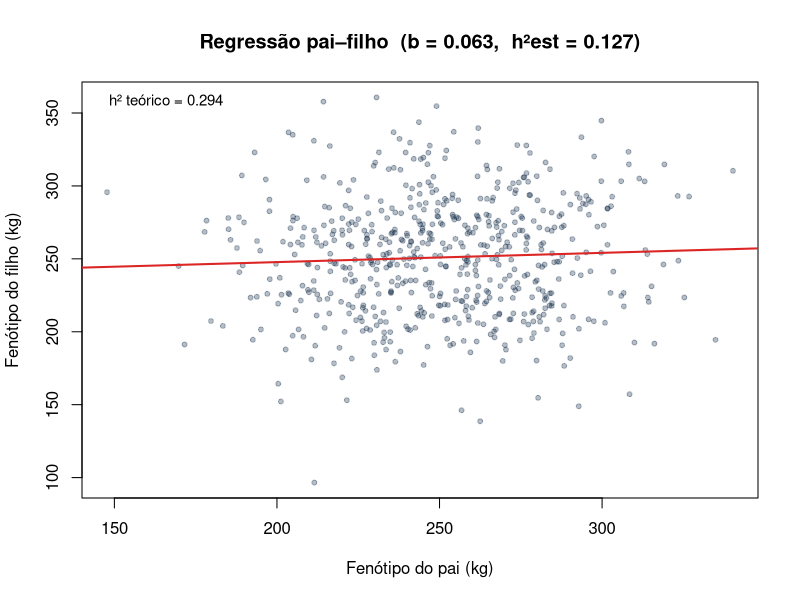

Write R code to recreate this figure.
## ---- chunk 1
#| label: regressao-pf
set.seed(105)
n <- 600; va <- 300; ve <- 580; vd <- 80; vpe <- 60

h2  <- va / (va + vd + vpe + ve)
rep <- (va + vd + vpe) / (va + vd + vpe + ve)

# Simula pares pai-filho
a_pai   <- rnorm(n, 0, sqrt(va))
p_pai   <- 250 + a_pai + rnorm(n, 0, sqrt(ve + vd + vpe))
a_filho <- 0.5*a_pai + rnorm(n, 0, sqrt(0.75*va + ve + vd + vpe))
p_filho <- 250 + a_filho + rnorm(n, 0, sqrt(ve + vd + vpe))

reg <- lm(p_filho ~ p_pai)
b   <- coef(reg)[2]

cat("=== Parâmetros teóricos ===\n")
cat(sprintf("h²:           %.4f\n", h2))
cat(sprintf("r (repeat.):  %.4f\n", rep))
cat(sprintf("\n=== Estimativa por regressão pai-filho ===\n"))
cat(sprintf("b observado:  %.4f\n", b))
cat(sprintf("2b (= h²):    %.4f\n", 2*b))
## ---- chunk 2
#| fig-height: 4
#| label: plot-regressao
plot(p_pai, p_filho, pch=20, col=adjustcolor("#0d2642", 0.3),
     xlab="Fenótipo do pai (kg)", ylab="Fenótipo do filho (kg)",
     main=sprintf("Regressão pai–filho  (b = %.3f,  h²est = %.3f)", b, 2*b))
abline(reg, col="#dc2626", lwd=2)
legend("topleft", sprintf("h² teórico = %.3f", h2), bty="n", cex=0.9)
## ---- chunk 3
#| label: repeatability-icc
# Repetibilidade estimada pelo coeficiente de correlação intraclasse (ICC)
n_anim <- 200; n_med <- 4
a_anim  <- rnorm(n_anim, 0, sqrt(va))
pe_anim <- rnorm(n_anim, 0, sqrt(vpe))
medidas <- matrix(NA, n_anim, n_med)
for (m in 1:n_med)
  medidas[, m] <- 250 + a_anim + pe_anim + rnorm(n_anim, 0, sqrt(ve))

# ICC via ANOVA
y_vec <- as.vector(medidas)
gp    <- rep(1:n_anim, times=n_med)
tb    <- anova(lm(y_vec ~ as.factor(gp)))
MS_e  <- tb[1,"Mean Sq"]; MS_d <- tb[2,"Mean Sq"]
r_est <- (MS_e - MS_d) / (MS_e + (n_med-1)*MS_d)

cat("=== Repetibilidade (ICC) ===\n")
cat(sprintf("r estimado: %.4f  (teórico: %.4f)\n", r_est, rep))
## ---- chunk 4
#| label: k-medidas
cat("\n=== Acurácia cumulativa com k medidas ===\n")
cat("(r acumulada = √[k×r / (1+(k-1)r)])\n\n")
for (k in 1:6) {
  r_k <- sqrt(k * rep / (1 + (k-1)*rep))
  ganho <- ifelse(k==1, NA, r_k - sqrt((k-1)*rep/(1+(k-2)*rep)))
  cat(sprintf("k=%d  r_cum=%.4f  ganho marginal: %s\n",
              k, r_k, if(is.na(ganho)) "—" else sprintf("%.4f", ganho)))
}
